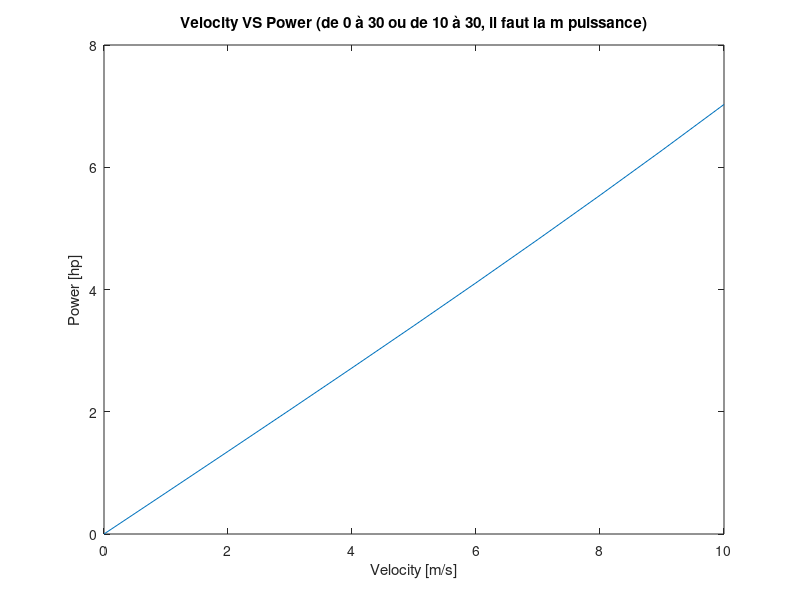
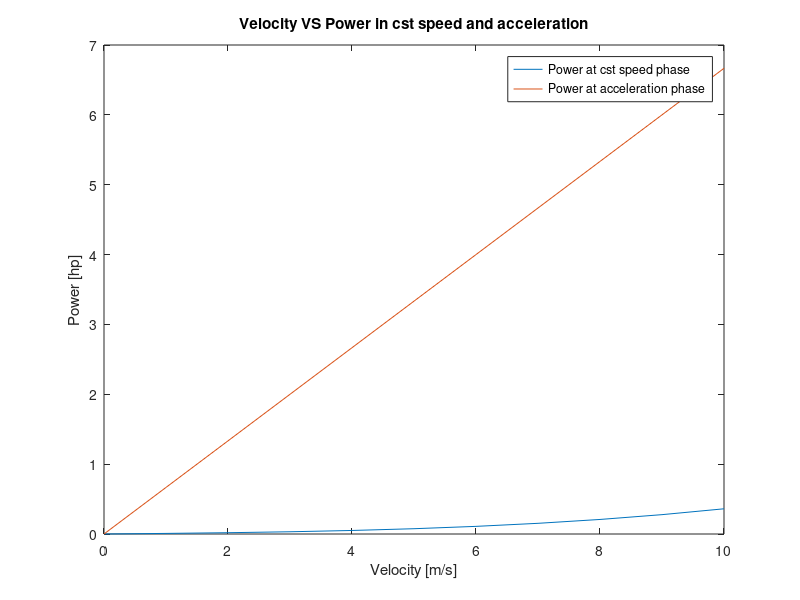
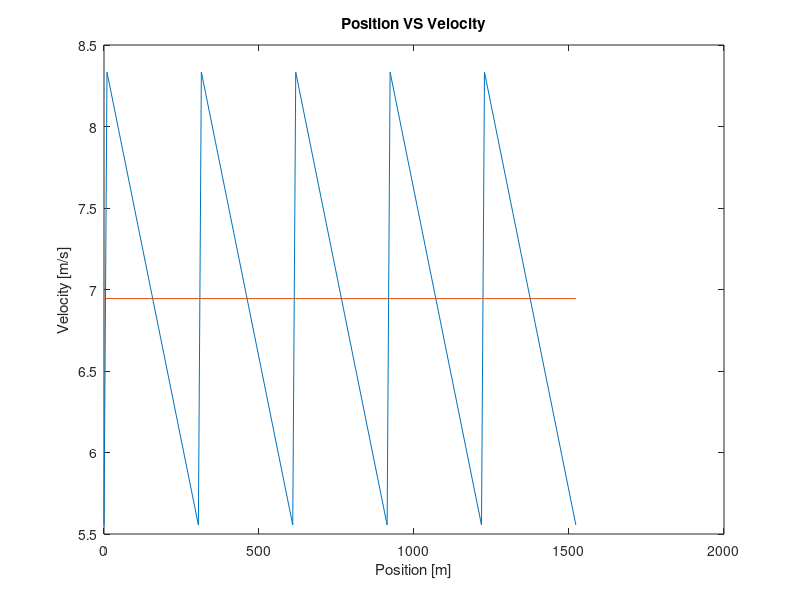
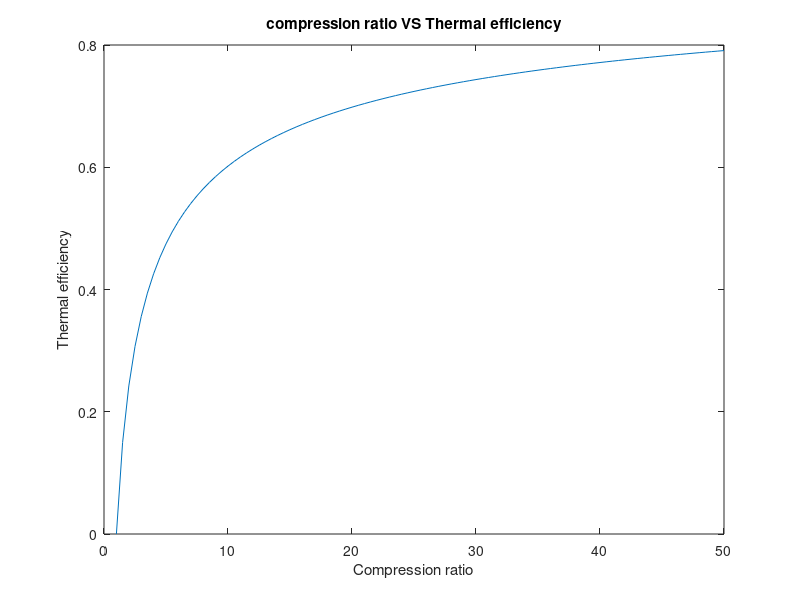

The MATLAB script that drew these images, in order:
clear all; clc;

%Données

A=1.35*0.8;
C_D = 0.3;
rho = 1.292;
v=[0:1:10];
m=250;
g=9.81;
C_roul = 0.0025;
alpha = 0;%10
delta_t= 5;

v_fin = (30*1000)/3600; %30km/h
v_ini = (20*1000)/3600; %20km/h
v_moy = (v_fin+v_ini)/2; %25km/h

acc = 2;
%---------------------------------------------------------------------------
%---------------------------CALCUL DE PUISSANCE-----------------------------
%---------------------------------------------------------------------------
%P_cst
F_air = 0.5*C_D*A*rho*v.^(2);
F_roul = m*g*C_roul;
F_grav = m*g*sin(deg2rad(alpha));

F_drag= F_air + F_roul + F_grav;
P_cst=F_drag .*v;

%P_acc : tu aurais pu juste utiliser masse*acceleration mdr
%E_kin = (1/2) * (m*(v.^2));
%P_acc = E_kin/delta_t;
P_acc = m*acc*v;

%total
P_watt = P_cst + P_acc;

%total in hp
P_hp = P_watt/750;

%%Plot de La courbe
figure(1)
plot(v,P_hp)
title('Velocity VS Power (de 0 à 30 ou de 10 à 30, il faut la m puissance)')
xlabel('Velocity [m/s]') 
ylabel('Power [hp]')      

%Plot les deux autres puissances
figure(2)

plot(v,P_cst/750)
title('Velocity VS Power in cst speed and acceleration')
xlabel('Velocity [m/s]') 
ylabel('Power [hp]')      
hold on;
plot(v,P_acc/750)
legend('Power at cst speed phase','Power at acceleration phase')

%---------------------------------------------------------------------------
%-------------La stratégie à appliquer pour consommer le moins--------------
%---------------------------------------------------------------------------

energy_liter = 23.6 * 10^(6);%J/l
alpha=0;

temps = ((v_fin-v_ini)/acc);

%E_kin = (1/2) * (m*((v_fin^2)-(v_ini^2)));
%F_air = @(vi) 0.5*C_D*A*rho*vi.^(2);
%F_air_int = integral( F_air , v_ini , v_fin );
%F_air_div_int = integral( F_air_div, v_ini , v_fin );

F_air_int = 0.5*C_D*A*rho*(((v_fin^3)-(v_ini^3))/3);
F_air_div = v_fin-v_ini; 
F_air_moy = F_air_int/F_air_div;

F_roul = m*g*C_roul;

F_drag = F_air_moy + F_roul;

%vitesse = @(vi) vi;
%vitesse_int = int( vi , v_ini , v_fin );
vitesse_int = ((v_fin^2)-(v_ini^2))/2;
vitesse_div = F_air_div;
vitesse_total = vitesse_int/vitesse_div;
distance = (v_ini*temps)+(0.5*acc*(temps^2));

%Consommation lors de la phase d'acceleration
%Il y a bien un moment ou on lache la pedale amenant l'acceleration de a à
%0
Energie_acceleration = (m*acc*(distance))+(F_drag*distance)
consumption = (Energie_acceleration/energy_liter) %l

%--- Partie desacelleration---

F_air_int_d = F_air_int;
F_air_div_d = abs(v_fin-v_ini); 
F_air_moy_d = F_air_int/F_air_div;

F_roul_d = m*g*C_roul;

F_drag_d = F_air_moy_d + F_roul_d; % même valeur que F_drag (logique)
acc_d = -F_drag_d/m;
temps_d = ((v_ini-v_fin)/acc_d);

vecteur_distance = zeros(1,11);
vecteur_vitesse = zeros(1,11);
vecteur_vitesse(1)= v_ini;
vecteur_vitesse_cst = zeros(1,11);
vecteur_vitesse_cst(1)= (v_fin+v_ini)/2;

distance_d = (v_fin * temps_d )+(0.5*acc_d*(temps_d^2));

F_drag_vitesse_cst = 0.5*C_D*A*rho*(6.9)+m*g*C_roul
consommation_vit_constante = F_drag_vitesse_cst*(distance + distance_d)

distance_totale = 0;
consumption_totale = 0;

for element=2:11
    if rem(element,2)==0
        distance_totale=distance_totale + distance;
        vecteur_distance(element)=distance_totale;
        vecteur_vitesse(element)= v_fin;
        vecteur_vitesse_cst(element)= (v_fin+v_ini)/2;
        consumption_totale_technique = consumption_totale+consumption;
    end
    if rem(element,2)~= 0
        distance_totale=distance_totale + distance_d;
        vecteur_distance(element)=distance_totale;
        vecteur_vitesse(element)= v_ini;
        vecteur_vitesse_cst(element)=(v_fin+v_ini)/2;
    end
end
vitesse_cst = (v_fin+v_ini)/2;
tempsss = distance_totale/vitesse_cst;
F_air_new = 0.5*C_D*A*rho*(vitesse_cst^(2));
F_roul_new = m*g*C_roul;
F_drag_new = F_air_new + F_roul_new;

Energy_cst = F_drag_new*distance_totale;
Energy_acc = Energie_acceleration * 5

ratio = ((Energy_acc/Energy_cst)*100)
TEMPS_acceleration = (temps + temps_d)*5
TEMPS_constant = tempsss

%Plot
figure(3)
plot(vecteur_distance,vecteur_vitesse)
title('Position VS Velocity')
xlabel('Position [m]') 
ylabel('Velocity [m/s]')      
hold on;
plot(vecteur_distance,vecteur_vitesse_cst)
hold off;

%---------------------------------------------------------------------------
%-------------------------CALCUL RENDEMENT CYCLE---------------------------
%---------------------------------------------------------------------------
gama = 1.4;
comp_ratio = [1:0.5:50]; %check celui du GX270
thermal_efficiency = 1-(1./(comp_ratio.^(gama-1)));

figure(4)
plot(comp_ratio,thermal_efficiency)
title('compression ratio VS Thermal efficiency')
xlabel('Compression ratio') 
ylabel('Thermal efficiency')

%---------------------------------------------------------------------------
%------------------------------TORQUE--------------------------------------
%---------------------------------------------------------------------------

vitesse_torque = [0:1:10];
mu_s = 0.7;
F_air_torque = 0.5*C_D*A*rho*vitesse_torque.^(2);
F_roul_torque = m*g*C_roul;
F_grav=0;
i=0 
if i==1
    rayon_roue=0.25*ones(1,11);
    F_drag_torque= m*acc; %(avec 1.2 fonctionne mieux);
    Torque_needed =(F_drag_torque .* rayon_roue);
    figure(5)
    plot(vitesse_torque,Torque_needed)
    title('Velocity VS Torque without considering resistive forces')
    xlabel('Velocity [m/s]') 
    ylabel('Torque [Nm]')
else
    rayon_roue=0.25;
    F_drag_torque= m*acc + F_air_torque + F_roul_torque; %(avec 1.2 fonctionne mieux);
    Torque_needed =(F_drag_torque .* rayon_roue);
    figure(5)
    plot(vitesse_torque,Torque_needed)
    title('Velocity VS Torque considering resistive forces')
    xlabel('Velocity [m/s]') 
    ylabel('Torque [Nm]')
end

%---RESULTAT---
ratio
TEMPS_acceleration
TEMPS_constant

